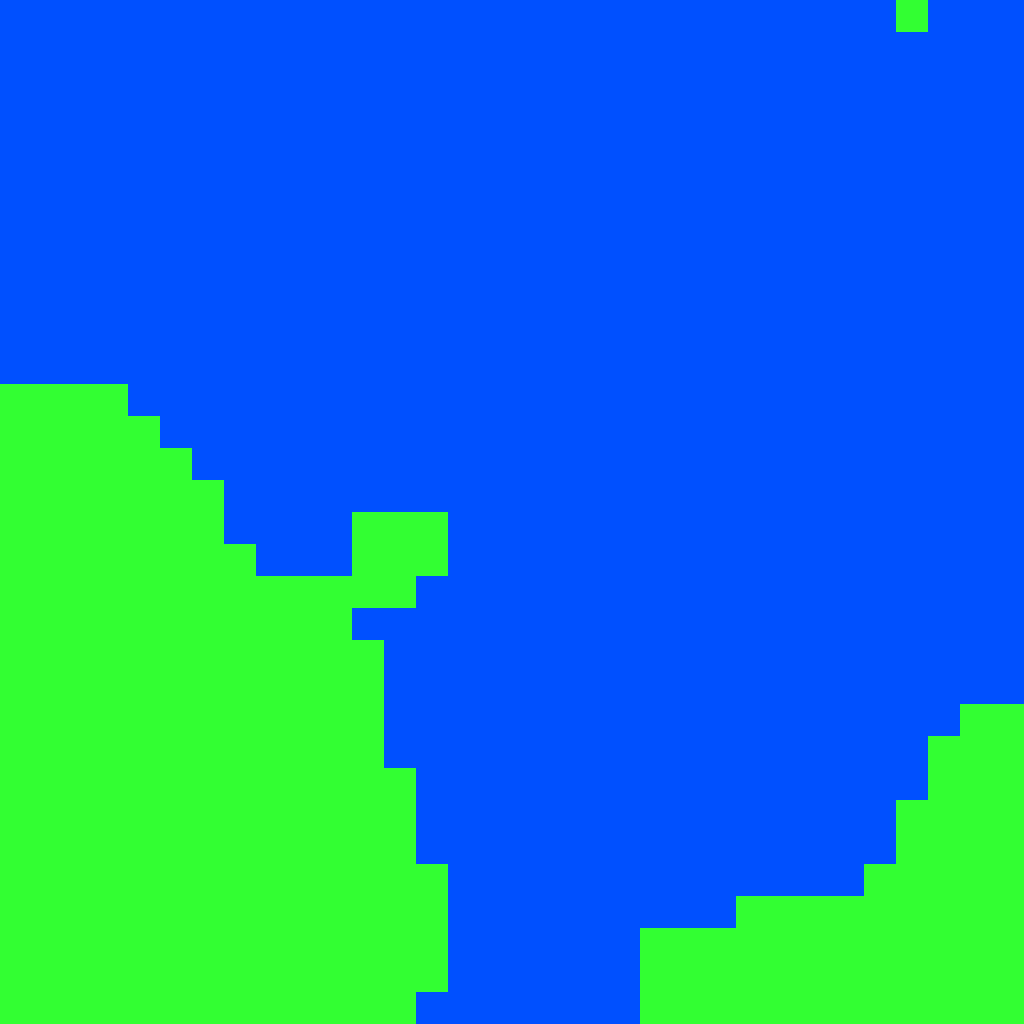
Frame 1 (no input)
Frame 60 (no input): identical to frame 1, image omitted
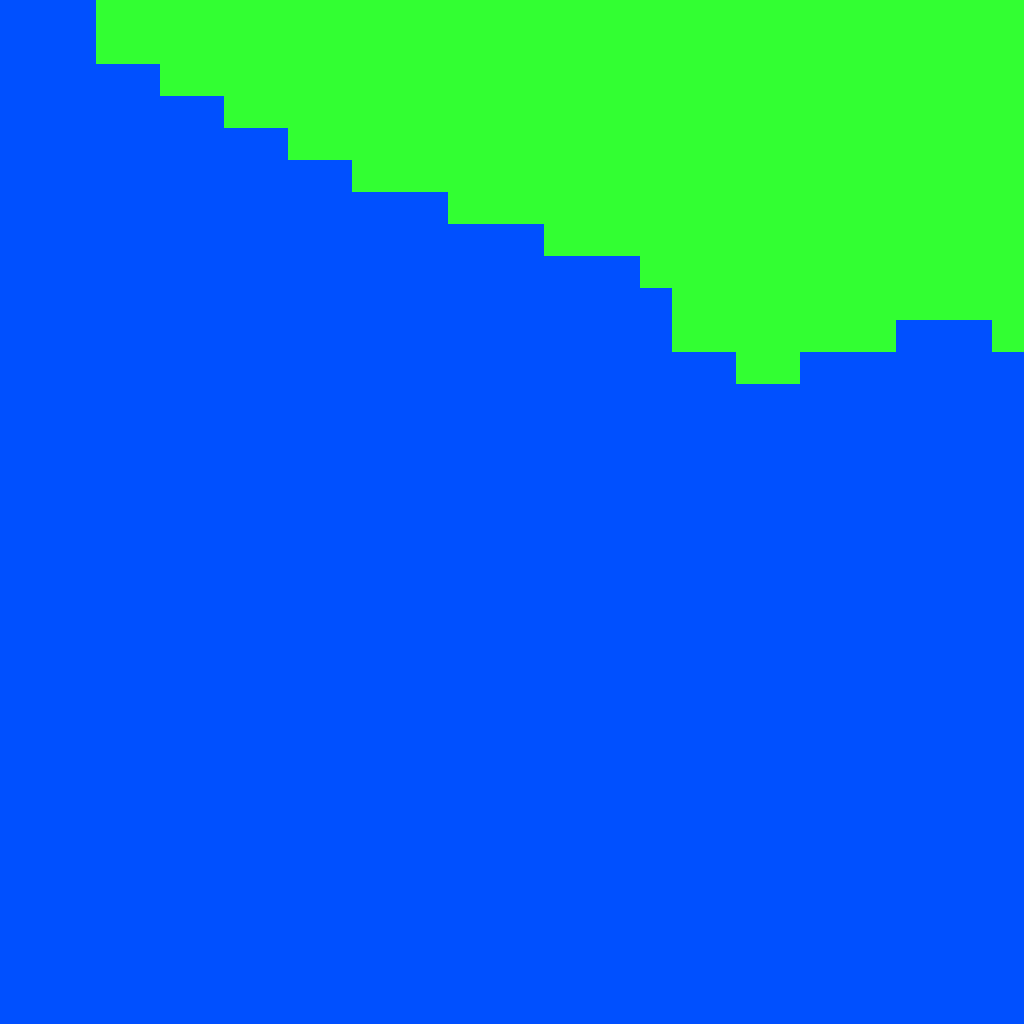
Frame 120 (the mouse pressed at the canvas centre since frame 60)

The p5.js sketch that drew these frames (run headless with seeded random() and noise() and a simulated clock; from frame 60 on, the mouse is pressed at the canvas centre):

// p5.js sketch
// ── sketch.js
// Description and date
//

let z;
let noiseScale = .001;
let tileSize = 32;

function setup() {
	createCanvas(1024, 1024);
	noiseSeed(millis());
	noStroke()

}

function draw() {
	noiseSeed(mouseY);
	for (let i = 0; i < width; i+= tileSize){
		for (let j = 0; j < width; j+= tileSize){
			z = noise(i*noiseScale, j*noiseScale);
			if (z < .43){fill(0, 80, 255);}
			else if (z > .65){fill(120, 130, 20);}
			else {fill(50, 255, 50);}
			rect(i, j, tileSize, tileSize);
		}
	}
}
